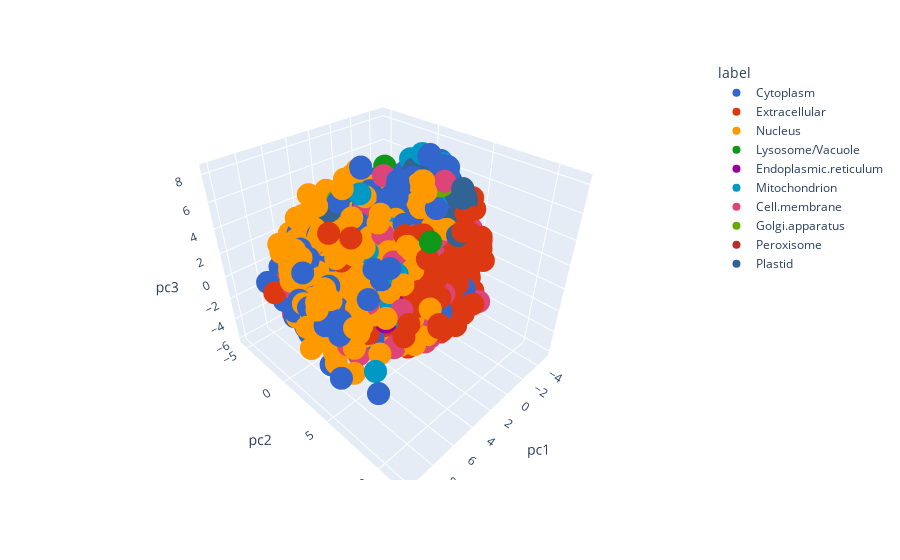

The code cell stored with this chart in its notebook:
### Code cell
import plotly.express as px
fig = px.scatter_3d(principal_df, x='pc1', y='pc2', z='pc3',
              color='label', color_discrete_sequence=px.colors.qualitative.G10)
fig.show()

### Figure 1 — Plotly figure (JSON) as saved in the notebook; plotly's stock layout.template omitted (floating-point values rounded to 4 significant figures; data arrays with more than 128 entries replaced by an {"elided": "..."} marker saying what was removed)
{"data": [{"hoverlabel": {"namelength": 0}, "hovertemplate": "label=Cytoplasm<br>pc1=%{x}<br>pc2=%{y}<br>pc3=%{z}", "legendgroup": "Cytoplasm", "marker": {"color": "#3366CC", "symbol": "circle"}, "mode": "markers", "name": "Cytoplasm", "scene": "scene", "showlegend": true, "type": "scatter3d", "x": {"elided": "2288 float values"}, "y": {"elided": "2288 float values"}, "z": {"elided": "2288 float values"}}, {"hoverlabel": {"namelength": 0}, "hovertemplate": "label=Extracellular<br>pc1=%{x}<br>pc2=%{y}<br>pc3=%{z}", "legendgroup": "Extracellular", "marker": {"color": "#DC3912", "symbol": "circle"}, "mode": "markers", "name": "Extracellular", "scene": "scene", "showlegend": true, "type": "scatter3d", "x": {"elided": "1910 float values"}, "y": {"elided": "1910 float values"}, "z": {"elided": "1910 float values"}}, {"hoverlabel": {"namelength": 0}, "hovertemplate": "label=Nucleus<br>pc1=%{x}<br>pc2=%{y}<br>pc3=%{z}", "legendgroup": "Nucleus", "marker": {"color": "#FF9900", "symbol": "circle"}, "mode": "markers", "name": "Nucleus", "scene": "scene", "showlegend": true, "type": "scatter3d", "x": {"elided": "3481 float values"}, "y": {"elided": "3481 float values"}, "z": {"elided": "3481 float values"}}, {"hoverlabel": {"namelength": 0}, "hovertemplate": "label=Lysosome/Vacuole<br>pc1=%{x}<br>pc2=%{y}<br>pc3=%{z}", "legendgroup": "Lysosome/Vacuole", "marker": {"color": "#109618", "symbol": "circle"}, "mode": "markers", "name": "Lysosome/Vacuole", "scene": "scene", "showlegend": true, "type": "scatter3d", "x": {"elided": "297 float values"}, "y": {"elided": "297 float values"}, "z": {"elided": "297 float values"}}, {"hoverlabel": {"namelength": 0}, "hovertemplate": "label=Endoplasmic.reticulum<br>pc1=%{x}<br>pc2=%{y}<br>pc3=%{z}", "legendgroup": "Endoplasmic.reticulum", "marker": {"color": "#990099", "symbol": "circle"}, "mode": "markers", "name": "Endoplasmic.reticulum", "scene": "scene", "showlegend": true, "type": "scatter3d", "x": {"elided": "820 float values"}, "y": {"elided": "820 float values"}, "z": {"elided": "820 float values"}}, {"hoverlabel": {"namelength": 0}, "hovertemplate": "label=Mitochondrion<br>pc1=%{x}<br>pc2=%{y}<br>pc3=%{z}", "legendgroup": "Mitochondrion", "marker": {"color": "#0099C6", "symbol": "circle"}, "mode": "markers", "name": "Mitochondrion", "scene": "scene", "showlegend": true, "type": "scatter3d", "x": {"elided": "1486 float values"}, "y": {"elided": "1486 float values"}, "z": {"elided": "1486 float values"}}, {"hoverlabel": {"namelength": 0}, "hovertemplate": "label=Cell.membrane<br>pc1=%{x}<br>pc2=%{y}<br>pc3=%{z}", "legendgroup": "Cell.membrane", "marker": {"color": "#DD4477", "symbol": "circle"}, "mode": "markers", "name": "Cell.membrane", "scene": "scene", "showlegend": true, "type": "scatter3d", "x": {"elided": "1170 float values"}, "y": {"elided": "1170 float values"}, "z": {"elided": "1170 float values"}}, {"hoverlabel": {"namelength": 0}, "hovertemplate": "label=Golgi.apparatus<br>pc1=%{x}<br>pc2=%{y}<br>pc3=%{z}", "legendgroup": "Golgi.apparatus", "marker": {"color": "#66AA00", "symbol": "circle"}, "mode": "markers", "name": "Golgi.apparatus", "scene": "scene", "showlegend": true, "type": "scatter3d", "x": {"elided": "332 float values"}, "y": {"elided": "332 float values"}, "z": {"elided": "332 float values"}}, {"hoverlabel": {"namelength": 0}, "hovertemplate": "label=Peroxisome<br>pc1=%{x}<br>pc2=%{y}<br>pc3=%{z}", "legendgroup": "Peroxisome", "marker": {"color": "#B82E2E", "symbol": "circle"}, "mode": "markers", "name": "Peroxisome", "scene": "scene", "showlegend": true, "type": "scatter3d", "x": {"elided": "151 float values"}, "y": {"elided": "151 float values"}, "z": {"elided": "151 float values"}}, {"hoverlabel": {"namelength": 0}, "hovertemplate": "label=Plastid<br>pc1=%{x}<br>pc2=%{y}<br>pc3=%{z}", "legendgroup": "Plastid", "marker": {"color": "#316395", "symbol": "circle"}, "mode": "markers", "name": "Plastid", "scene": "scene", "showlegend": true, "type": "scatter3d", "x": {"elided": "743 float values"}, "y": {"elided": "743 float values"}, "z": {"elided": "743 float values"}}], "layout": {"legend": {"title": {"text": "label"}, "tracegroupgap": 0}, "margin": {"t": 60}, "scene": {"domain": {"x": [0, 1], "y": [0, 1]}, "xaxis": {"title": {"text": "pc1"}}, "yaxis": {"title": {"text": "pc2"}}, "zaxis": {"title": {"text": "pc3"}}}}}
